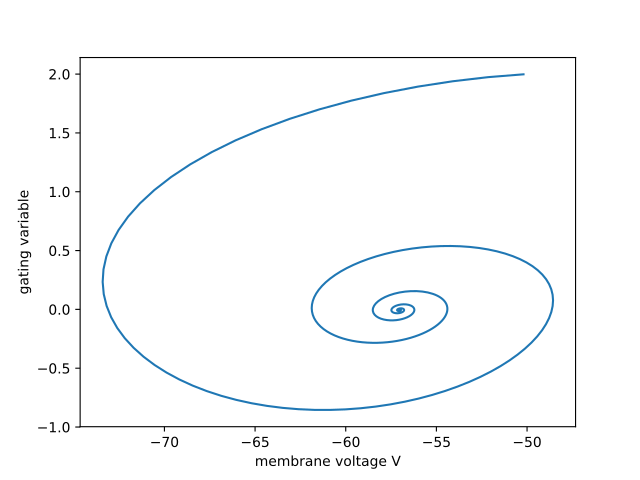

The script that drew this image:
#!usr/bin/python3

import matplotlib

matplotlib.use("agg")

import numpy as np

import matplotlib.pyplot as plt

file=open('/home/richard/NetBeansProjects/simplemodel/simplemodel5d2.txt',"r")
x,y=[],[]
for k in file:
	row=k.split()
	x.append(float(row[1]))
	y.append(float(row[2]))
ax=np.array(x)
ay=np.array(y)

plt.figure()
plt.ylabel('gating variable')
plt.xlabel('membrane voltage V')
plt.plot(ax,ay)
plt.savefig('simplemodel5d2p.pdf')
